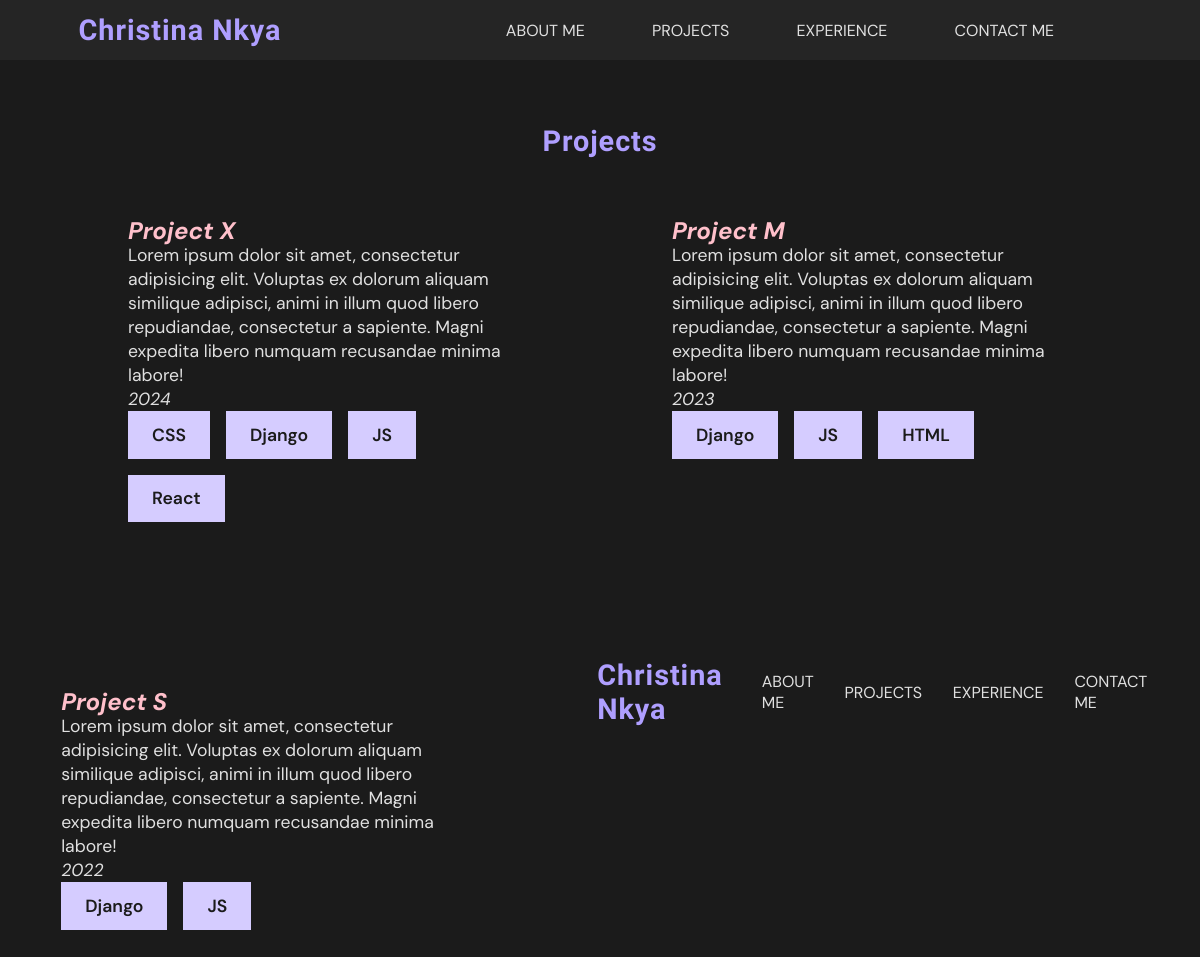
The app's page /content/, older data.
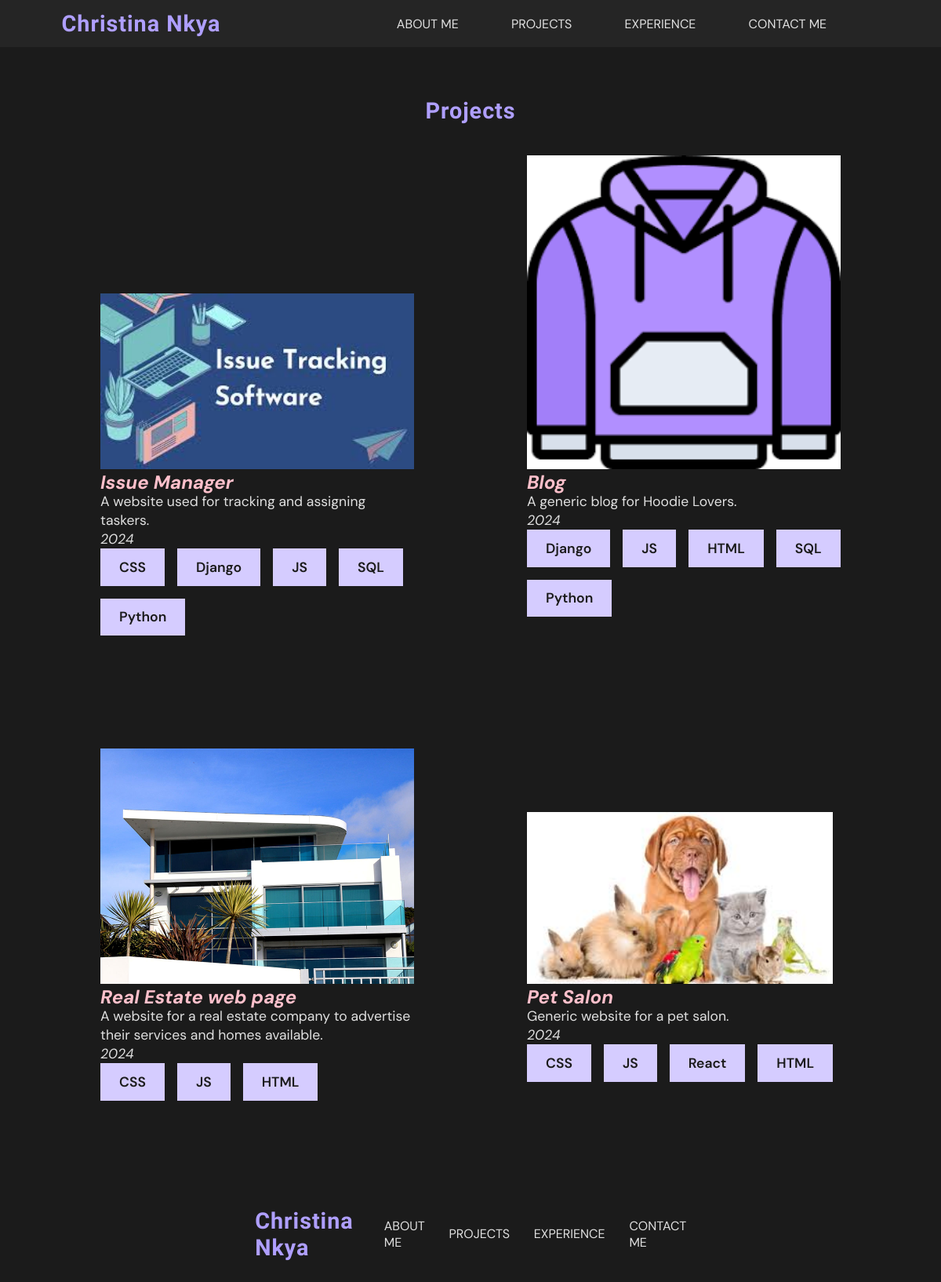
The same page, newer data.
### content/models.py (models this page shows, shortened)
class Project(models.Model):
    name = models.CharField(max_length=100)
    description = models.TextField()
    year = models.IntegerField()
    image = models.ImageField(upload_to='static/img')
    repository = models.URLField()
    skills = models.ManyToManyField(Skill)

class Skill(models.Model):
    name = models.CharField(max_length=100)

### content/views.py (the view)
# urls.py: path('', projects_list, name='projects_list'),
def projects_list(request):
    projects = Project.objects.all()
    return render(
        request, "content/projects_list.html",
        {"projects" : projects}
    )

### templates/content/projects_list.html (shortened to what this page needs)
{% extends 'base.html' %}
{% load static %}
{% block content %}
<section class="projects-section center-column">
    <h2>Projects</h2>
    <div class="projects-list center-row">
        {% for project in projects %}
            <div class="project-card">
                <a href="{{ project.repository }}" target="_blank">
                    <img src="{{ project.image }}" alt="">
                    <p>{{ project.name }}</p>
                    <p>{{ project.description }}</p>
                    <p>{{ project.year }}</p>
            <div class="project-skills">
                {% for skill in project.skills.all  %}
                <label class="text-label">{{ skill.name }}</label>
                {% endfor %}
            </div>
            </a>
        </div>
        {% endfor %}
{% endblock content %}

### templates/base.html (shortened to what this page needs)
{% load static %}
<!DOCTYPE html>
<html lang="en">
<head>
        <link rel="stylesheet" href="{% static './css/base.css' %}">
        <link rel="stylesheet" href="{% static './css/header.css' %}">
        <link rel="stylesheet" href="{% static './css/section.css' %}">
        <link rel="stylesheet" href="{% static './css/responsive.css' %}">
</head>
<body>
    <header class="center-row">
        <div class="logo center-row">
            <a href="{% url 'home' %}">
                <h2>Christina Nkya</h2>
            </a>
        </div>
        <nav class="nav-menu">
            <div class="nav-options center-row">
                <a href="{% url 'about' %}">About Me</a>
                <a href="{% url 'projects_list' %}">Projects</a>
                <a href="{% url 'experience_list' %}">Experience</a>
                <a href="{% url 'contact' %}">Contact Me</a>
            </div>
        </nav>
    </header>
    {% block content %}
    {% endblock content %}
    <footer class="center-row">
        <div class="logo center-row">
            <a href="{% url 'home' %}">
                <h2>Christina Nkya</h2>
            </a>
        </div>
        <nav class="nav-menu">
        <div class="nav-options center-row">
            <a href="{% url 'about' %}">About Me</a>
            <a href="{% url 'projects_list' %}">Projects</a>
            <a href="{% url 'experience_list' %}">Experience</a>
            <a href="{% url 'contact' %}">Contact Me</a>
        </div>
        </nav>
    </footer>
</body>
</html>

### static/css/base.css (style rules this page uses)
:root { --primary-color:#AF9FFF; --primary-color-100: #D5CCFF; --primary-color-300: #7F66FF; --secondary-color: #025834; --secondary-color-600: #04C876; --secondary-color-900: #01321E; --neutral-color: #E0E0E0; --background-color: #1B1B1B; --surface-color: #252525; --lobster-font: "Lobster Two", sans-serif; --DM-font: "DM Sans", sans-serif; }
* { font-family: var(--DM-font); margin: 0; padding: 0; text-decoration: none; }
html { font-size: 16px; background-color: var(--background-color); }
h2 { font-family: var(--lobster-font); color: var(--primary-color); font-size: 1.8rem; letter-spacing: 0.06rem; }
p { color: var(--neutral-color); line-height: 1.5rem; font-size: 1.1rem; }
.text-label { color: var(--background-color); background-color: var(--primary-color-100); text-decoration: uppercase; font-weight: 600; padding: 0.8rem 1.5rem; font-size: 1.1rem; }
.center-row { display: flex; justify-content: center; align-items: center; }
.center-column { display:flex; justify-content: center; align-items: center; flex-direction: column; }

### static/css/header.css (style rules this page uses)
header { background-color: var(--surface-color); height: 60px; position: sticky; top: 0px; }
.logo { width: 30%; height: 100%; }
.nav-menu { width: 70%; height: 100% }
.nav-options { width: 100%; height: 100%; }
.nav-options a { color: var(--neutral-color); font-size: 1rem; text-transform: uppercase; margin: 2%; padding: 1% 2%; }

### static/css/section.css (style rules this page uses)
.projects-section { margin-top: 4rem; }
.projects-list { margin: 2rem 0px; flex-wrap: wrap; gap: 8rem; align-items: baseline; }
.project-card { width: 25rem; display: flex; flex-wrap: wrap; padding: 0.5rem; }
.project-card img { width: 100%; }
.project-skills { display: flex; flex-wrap: wrap; gap: 1rem; }
a p:nth-child(2) { font-size: 1.5rem; color: pink; font-style: italic; font-weight: bolder; }
a p:nth-child(4) { font-style: italic; }

Row changes from the older to the newer data that the page shows:
changed Project: gains Skill (name "SQL"); gains Skill (name "Python"); image: picture added; name "Project X" → "Issue Manager"; description "Lorem ipsum dolor sit amet, consectetur adipisicing elit. Voluptas ex dolorum aliquam similique adipisci, animi in illum quod libero repudiandae, consectetur a sapiente. Magni expedita libero numquam recusandae minima labore!" → "A website used for tracking and assigning taskers."; loses Skill (name "React")
changed Project: gains Skill (name "SQL"); gains Skill (name "Python"); image: picture added; name "Project M" → "Blog"; description "Lorem ipsum dolor sit amet, consectetur adipisicing elit. Voluptas ex dolorum aliquam similique adipisci, animi in illum quod libero repudiandae, consectetur a sapiente. Magni expedita libero numquam recusandae minima labore!" → "A generic blog for Hoodie Lovers."; year "2023" → "2024"
changed Project: image: picture added; name "Project S" → "Real Estate web page"; description "Lorem ipsum dolor sit amet, consectetur adipisicing elit. Voluptas ex dolorum aliquam similique adipisci, animi in illum quod libero repudiandae, consectetur a sapiente. Magni expedita libero numquam recusandae minima labore!" → "A website for a real estate company to advertise their services and homes available."; year "2022" → "2024"; gains Skill (name "CSS"); gains Skill (name "HTML"); loses Skill (name "Django")
added Project: image (picture), name "Pet Salon", description "Generic website for a pet salon.", year "2024", Skill (name "CSS"), Skill (name "JS"), Skill (name "React"), Skill (name "HTML")
